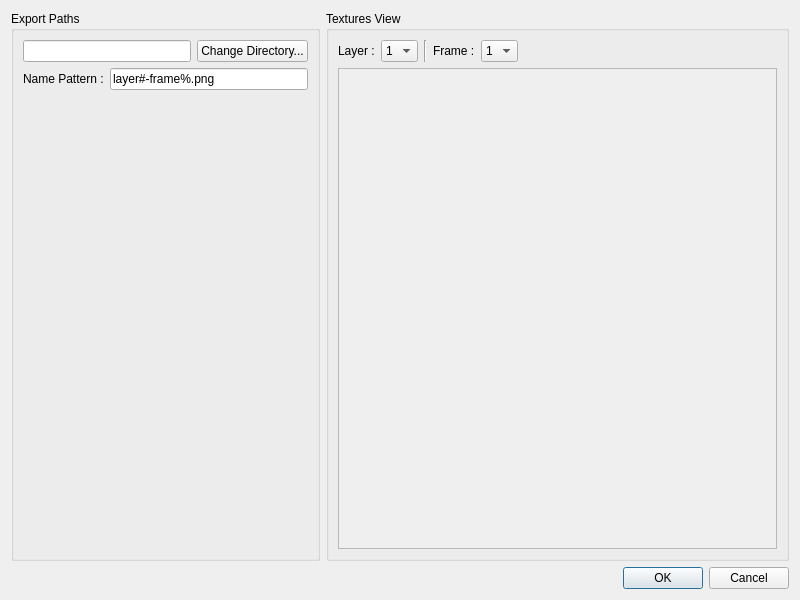
<?xml version="1.0" encoding="UTF-8"?>
<ui version="4.0">
 <class>ExportAsTexturesDialog</class>
 <widget class="QDialog" name="ExportAsTexturesDialog">
  <property name="geometry">
   <rect>
    <x>0</x>
    <y>0</y>
    <width>800</width>
    <height>600</height>
   </rect>
  </property>
  <property name="windowTitle">
   <string>Export As Textures</string>
  </property>
  <layout class="QVBoxLayout" name="verticalLayout">
   <item>
    <layout class="QHBoxLayout" name="horizontalLayout" stretch="2,3">
     <item>
      <widget class="QGroupBox" name="pathsGroupBox">
       <property name="title">
        <string>Export Paths</string>
       </property>
       <layout class="QVBoxLayout" name="verticalLayout_2">
        <item>
         <layout class="QHBoxLayout" name="horizontalLayout_2">
          <item>
           <widget class="QLineEdit" name="directoryLineEdit">
            <property name="readOnly">
             <bool>true</bool>
            </property>
           </widget>
          </item>
          <item>
           <widget class="QPushButton" name="directoryPushButton">
            <property name="text">
             <string>Change Directory...</string>
            </property>
           </widget>
          </item>
         </layout>
        </item>
        <item>
         <layout class="QFormLayout" name="formLayout">
          <item row="0" column="0">
           <widget class="QLabel" name="namePatternLabel">
            <property name="text">
             <string>Name Pattern :</string>
            </property>
           </widget>
          </item>
          <item row="0" column="1">
           <widget class="QLineEdit" name="namePatternLineEdit">
            <property name="text">
             <string>layer#-frame%.png</string>
            </property>
           </widget>
          </item>
         </layout>
        </item>
        <item>
         <spacer name="verticalSpacer">
          <property name="orientation">
           <enum>Qt::Orientation::Vertical</enum>
          </property>
          <property name="sizeHint" stdset="0">
           <size>
            <width>20</width>
            <height>312</height>
           </size>
          </property>
         </spacer>
        </item>
       </layout>
      </widget>
     </item>
     <item>
      <widget class="QGroupBox" name="viewsGroupBox">
       <property name="title">
        <string>Textures View</string>
       </property>
       <layout class="QVBoxLayout" name="verticalLayout_3">
        <item>
         <layout class="QHBoxLayout" name="horizontalLayout_3">
          <item>
           <widget class="QLabel" name="currentLayerLabel">
            <property name="text">
             <string>Layer :</string>
            </property>
           </widget>
          </item>
          <item>
           <widget class="QComboBox" name="currentLayerComboBox">
            <item>
             <property name="text">
              <string>1</string>
             </property>
            </item>
           </widget>
          </item>
          <item>
           <widget class="Line" name="line">
            <property name="orientation">
             <enum>Qt::Orientation::Vertical</enum>
            </property>
           </widget>
          </item>
          <item>
           <widget class="QLabel" name="currentFrameLabel">
            <property name="text">
             <string>Frame :</string>
            </property>
           </widget>
          </item>
          <item>
           <widget class="QComboBox" name="currentFrameComboBox">
            <item>
             <property name="text">
              <string>1</string>
             </property>
            </item>
           </widget>
          </item>
          <item>
           <spacer name="horizontalSpacer">
            <property name="orientation">
             <enum>Qt::Orientation::Horizontal</enum>
            </property>
            <property name="sizeHint" stdset="0">
             <size>
              <width>40</width>
              <height>20</height>
             </size>
            </property>
           </spacer>
          </item>
         </layout>
        </item>
        <item>
         <widget class="QScrollArea" name="scrollArea">
          <property name="widgetResizable">
           <bool>true</bool>
          </property>
          <property name="alignment">
           <set>Qt::AlignmentFlag::AlignLeading|Qt::AlignmentFlag::AlignLeft|Qt::AlignmentFlag::AlignTop</set>
          </property>
          <widget class="QWidget" name="scrollAreaWidgetContents">
           <property name="geometry">
            <rect>
             <x>0</x>
             <y>0</y>
             <width>438</width>
             <height>467</height>
            </rect>
           </property>
           <layout class="QHBoxLayout" name="horizontalLayout_4">
            <item>
             <widget class="QLabel" name="textureViewLabel">
              <property name="text">
               <string/>
              </property>
              <property name="alignment">
               <set>Qt::AlignmentFlag::AlignLeading|Qt::AlignmentFlag::AlignLeft|Qt::AlignmentFlag::AlignTop</set>
              </property>
             </widget>
            </item>
           </layout>
          </widget>
         </widget>
        </item>
       </layout>
      </widget>
     </item>
    </layout>
   </item>
   <item>
    <widget class="QDialogButtonBox" name="buttonBox">
     <property name="orientation">
      <enum>Qt::Orientation::Horizontal</enum>
     </property>
     <property name="standardButtons">
      <set>QDialogButtonBox::StandardButton::Cancel|QDialogButtonBox::StandardButton::Ok</set>
     </property>
    </widget>
   </item>
  </layout>
 </widget>
 <resources/>
 <connections>
  <connection>
   <sender>buttonBox</sender>
   <signal>accepted()</signal>
   <receiver>ExportAsTexturesDialog</receiver>
   <slot>onAccept()</slot>
   <hints>
    <hint type="sourcelabel">
     <x>257</x>
     <y>590</y>
    </hint>
    <hint type="destinationlabel">
     <x>157</x>
     <y>274</y>
    </hint>
   </hints>
  </connection>
  <connection>
   <sender>buttonBox</sender>
   <signal>rejected()</signal>
   <receiver>ExportAsTexturesDialog</receiver>
   <slot>reject()</slot>
   <hints>
    <hint type="sourcelabel">
     <x>325</x>
     <y>590</y>
    </hint>
    <hint type="destinationlabel">
     <x>286</x>
     <y>274</y>
    </hint>
   </hints>
  </connection>
  <connection>
   <sender>currentLayerComboBox</sender>
   <signal>currentIndexChanged(int)</signal>
   <receiver>ExportAsTexturesDialog</receiver>
   <slot>setCurrentLayer(int)</slot>
   <hints>
    <hint type="sourcelabel">
     <x>419</x>
     <y>69</y>
    </hint>
    <hint type="destinationlabel">
     <x>422</x>
     <y>5</y>
    </hint>
   </hints>
  </connection>
  <connection>
   <sender>currentFrameComboBox</sender>
   <signal>currentIndexChanged(int)</signal>
   <receiver>ExportAsTexturesDialog</receiver>
   <slot>setCurrentFrame(int)</slot>
   <hints>
    <hint type="sourcelabel">
     <x>520</x>
     <y>69</y>
    </hint>
    <hint type="destinationlabel">
     <x>563</x>
     <y>2</y>
    </hint>
   </hints>
  </connection>
 </connections>
 <slots>
  <slot>onAccept()</slot>
  <slot>setCurrentLayer(int)</slot>
  <slot>setCurrentFrame(int)</slot>
 </slots>
</ui>
